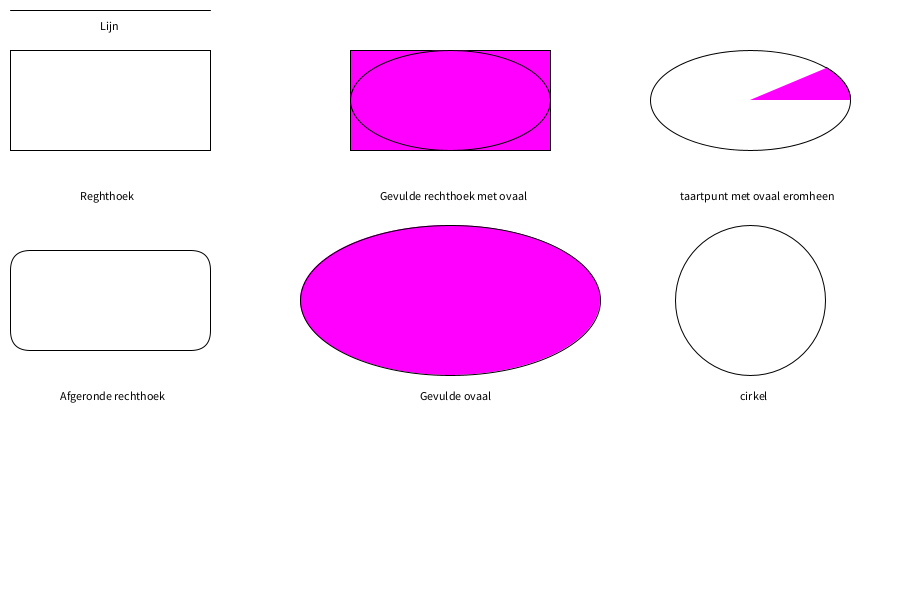
Frame 1 (no input)
Frame 60 (the mouse pressed at the canvas centre just before this capture): identical to frame 1, image omitted
Frame 120 (the mouse held since frame 60 and released just before this capture): identical to frame 1, image omitted

The Processing sketch that drew this single still picture (run headless with seeded random() and noise(); from frame 60 on, the mouse is pressed at the canvas centre):

// Processing sketch: sketch_230908a
// ── sketch_230908a.pde
void setup(){
size(900,600);

}
void draw(){
background(255,255,255);

// Dit maak een horzon taile lijne van 210 pixels
line(10,10,210,10);
fill(255,255,255);
rect(10,50,200,100);
// Dit zet text onder de tekening
fill(0,0,0);
text("Lijn",100,30);

fill(255,0,255);
rect(350,50,200,100);
ellipse(450,100,200,100);

fill(0,0,0);
text("Reghthoek",80,200);
 
fill(255,255,255);
rect(10,250,200,100,20);

fill(0,0,0);
text("Gevulde rechthoek met ovaal",380,200);

fill(255,255,255);
ellipse(750,100,200,100);

fill(0,0,0);
text("Afgeronde rechthoek",60,400);

// een taard diagram samen met ardc metoden en radians 
fill(255,0,255);
arc(750, 100, 200, 100, radians(320), radians (360));

fill(0,0,0);
text("taartpunt met ovaal eromheen",680,200);

fill(255,0,255);
arc(450,300,300,150,0,2*PI);

fill(0,0,0);
text("Gevulde ovaal",420,400);


fill(255,255,255);
arc(750,300,150,150,0,2*PI);


fill(0,0,0);
text("cirkel",740,400);
}
